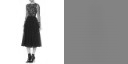

This figure's Python source:
import random
import numpy
import random
import fashion_model

data = fashion_model.get_data()
n, k = data.shape[0], data.shape[1]

m = fashion_model.Model(n, k)
m.try_load()
run_fn = m.get_run_fn()

train_set, test_set = m.sets()
chars = {}
for i, j in test_set:
    chars.setdefault(j, []).append(i)

batch_is = numpy.zeros((k,), dtype=numpy.int32)
batch_js = numpy.zeros((k,), dtype=numpy.int32)
for z in xrange(k):
    batch_is[z] = random.choice(chars[z]) # random.randint(0, n-1)
    batch_js[z] = z

batch_pred = run_fn(batch_is, batch_js)
combined = numpy.zeros((2*k, 64 * 64))
for z in xrange(k):
    combined[2*z] = data[batch_is[z]][z].flatten() * 1.0 / 255
    combined[2*z+1] = batch_pred[z]

fashion_model.draw_grid(combined).save('real_vs_pred_fashion.png')
